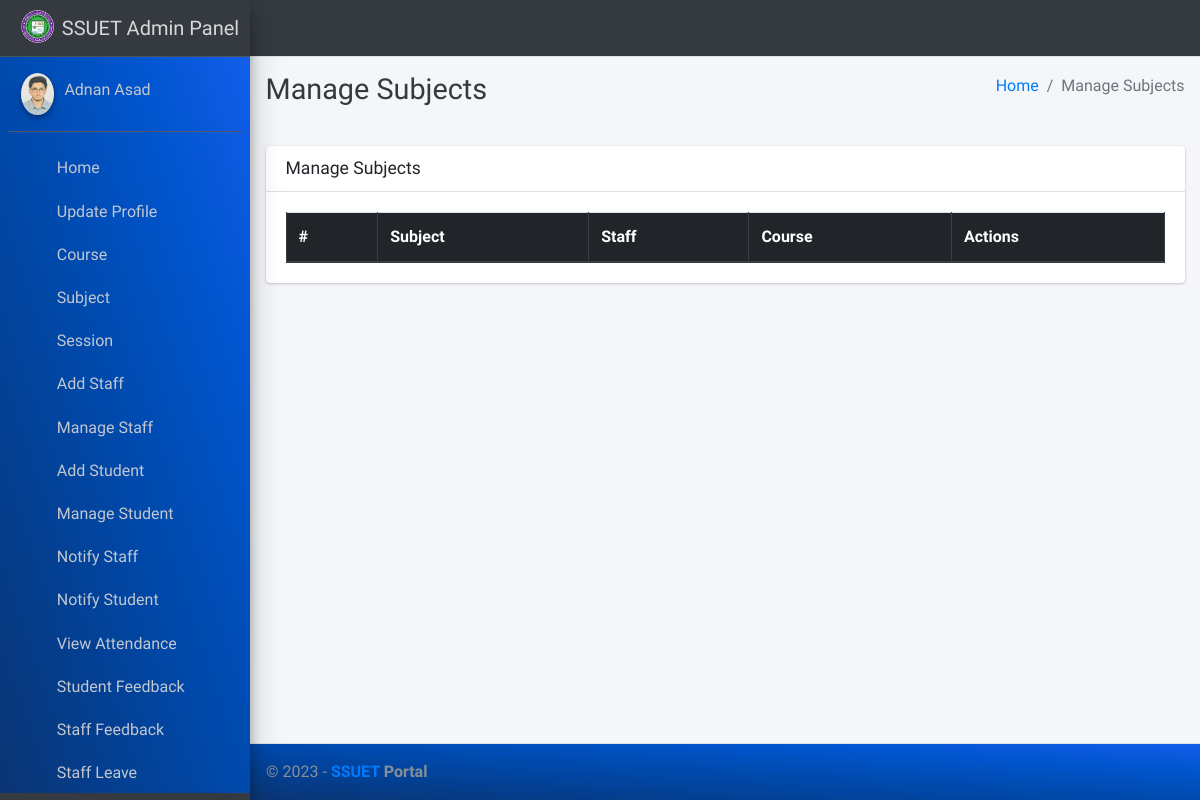
The app's page /subject/manage/ (signed in), older data.
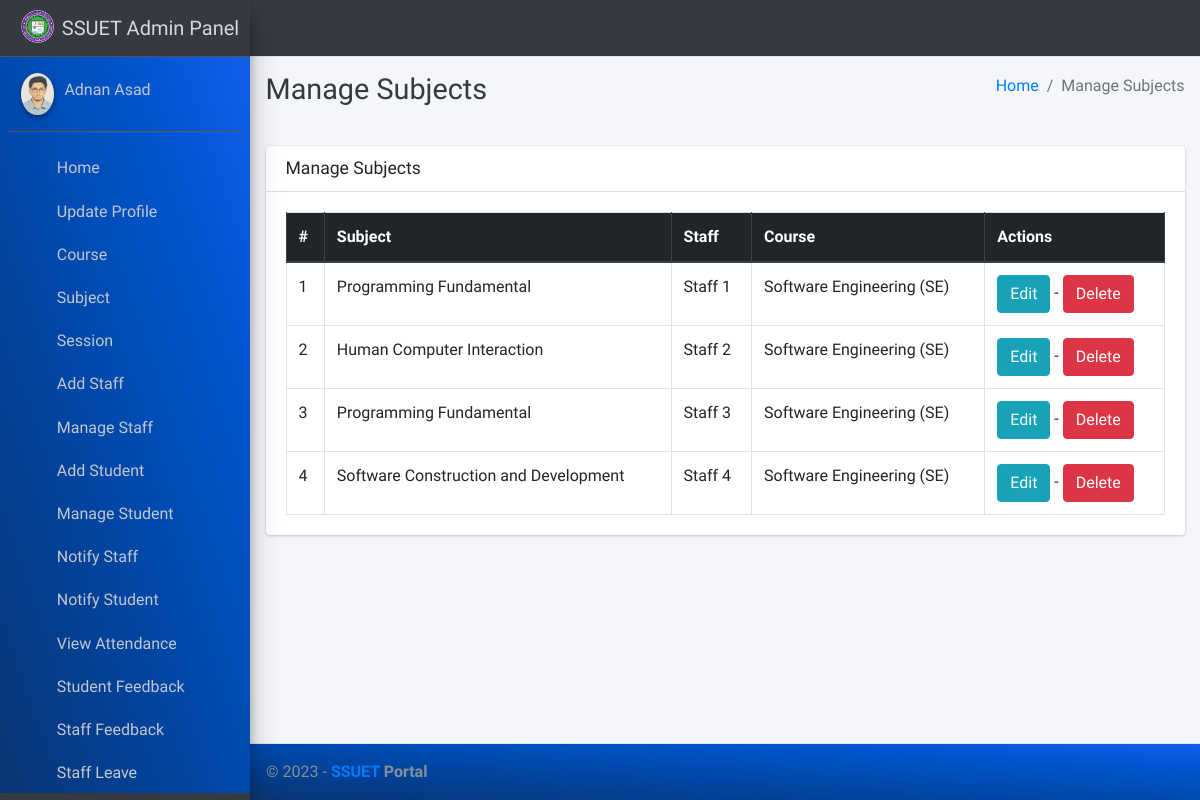
The same page, newer data.
### main_app/models.py (models this page shows, shortened)
class CustomUser(AbstractUser):
    USER_TYPE = ((1, "HOD"), (2, "Staff"), (3, "Student"))
    GENDER = [("M", "Male"), ("F", "Female")]
    username = None  # Removed username, using email instead
    email = models.EmailField(unique=True)
    user_type = models.CharField(default=1, choices=USER_TYPE, max_length=1)
    gender = models.CharField(max_length=1, choices=GENDER)
    profile_pic = models.ImageField()
    address = models.TextField()
    fcm_token = models.TextField(default="")  # For firebase notifications
    created_at = models.DateTimeField(auto_now_add=True)
    updated_at = models.DateTimeField(auto_now=True)
    USERNAME_FIELD = "email"
    REQUIRED_FIELDS = []
    objects = CustomUserManager()
    def __str__(self):
        return  self.first_name + " " + self.last_name

class Subject(models.Model):
    name = models.CharField(max_length=120)
    staff = models.ForeignKey(Staff,on_delete=models.CASCADE,)
    course = models.ForeignKey(Course, on_delete=models.CASCADE)
    updated_at = models.DateTimeField(auto_now=True)
    created_at = models.DateTimeField(auto_now_add=True)

class Staff(models.Model):
    course = models.ForeignKey(Course, on_delete=models.DO_NOTHING, null=True, blank=False)
    admin = models.OneToOneField(CustomUser, on_delete=models.CASCADE)

class Course(models.Model):
    name = models.CharField(max_length=120)
    created_at = models.DateTimeField(auto_now_add=True)
    updated_at = models.DateTimeField(auto_now=True)

### main_app/hod_views.py (the view)
# urls.py: path("subject/manage/", hod_views.manage_subject, name='manage_subject'),
def manage_subject(request):
    subjects = Subject.objects.all()
    context = {
        'subjects': subjects,
        'page_title': 'Manage Subjects'
    }
    return render(request, "hod_template/manage_subject.html", context)

### main_app/templates/hod_template/manage_subject.html
{% extends 'main_app/base.html' %}
{% load static %}
{% block page_title %}{{page_title}}{% endblock page_title %}
{% block content %}
<section class="content">
    <div class="container-fluid">
        <div class="row">
            <div class="col-md-12">
                <div class="card">
                    <div class="card-header">
                        <h3 class="card-title">{{page_title}}</h3>
                    </div>
                    <div class="card-body">
                        <table id="example2" class="table table-bordered table-hover">
                            <thead class="thead-dark">
                                <tr>
                                    <th>#</th>
                                    <th>Subject</th>
                                    <th>Staff</th>
                                    <th>Course</th>
                                    <th>Actions</th>
                                </tr>
                            </thead>
                            <tbody>
                                {% for subject in subjects %}
                                <tr>
                                    <td>{{ forloop.counter }}</td>
                                    <td>{{subject.name}}</td>
                                    <td>{{subject.staff.admin}}</td>
                                    <td>{{subject.course.name}}</td>
                                    <td>
                                        <a href="{% url 'edit_subject' subject.id %}" class="btn btn-info">Edit</a> -
                                        <a href="{% url 'delete_subject' subject.id %}" onclick="return confirm('Are you sure you want to delete this ?')" class="btn btn-danger">Delete</a>
                                    </td>
                                </tr>
                                {% endfor %}
                            </tbody>
                        </table>
                    </div>
                </div>
            </div>
        </div>
    </div>
</section>
{% endblock content %}

### main_app/templates/main_app/base.html (shortened to what this page needs)
{% load static %}
<!DOCTYPE html>
<html>
<head>
    <link rel="stylesheet" href="{% static 'plugins/fontawesome-free/css/all.min.css'%} ">
    <link rel="stylesheet" href="https://code.ionicframework.com/ionicons/2.0.1/css/ionicons.min.css">
    <link rel="stylesheet"
        href="{% static 'plugins/tempusdominus-bootstrap-4/css/tempusdominus-bootstrap-4.min.css'%} ">
    <link rel="stylesheet" href="{% static 'plugins/icheck-bootstrap/icheck-bootstrap.min.css'%} ">
    <link rel="stylesheet" href="{% static 'dist/css/adminlte.min.css'%} ">
    <link rel="stylesheet" href="{% static 'plugins/overlayScrollbars/css/OverlayScrollbars.min.css'%} ">
    <link rel="stylesheet" href="{% static 'plugins/daterangepicker/daterangepicker.css'%} ">
</head>
<body class="hold-transition sidebar-mini layout-fixed" >
    <div class="wrapper" >
        <nav class="main-header navbar navbar-expand navbar-light " style="background-color: #343a40;">
            <ul class="navbar-nav">
                <li class="nav-item">
                    <a class="nav-link" data-widget="pushmenu" href="#"><i  style="color: white;" class="fas fa-bars"></i></a>
                </li>
            </ul>
        </nav>
        {% include "main_app/sidebar_template.html" with user=user %}
        <div class="content-wrapper">
            <div class="content-header">
                <div class="container-fluid">
                    <div class="row mb-2">
                        <div class="col-sm-6">
                            <h1 class="m-0 text-dark">{% block page_title %}{% endblock page_title %}</h1>
                        </div>
                        <div class="col-sm-6">
                            <ol class="breadcrumb float-sm-right">
                                <li class="breadcrumb-item"><a href="#">Home</a></li>
                                <li class="breadcrumb-item active">{{ page_title }}</li>
                            </ol>
                        </div>
                    </div>
                </div>
            </div>
<section class="content">
    <div class="container-fluid">
        <div class="row">
            <div class="col-md-12">
            </div></div></div></section>
            {% block content %}
            {% endblock content %}
        </div>
        {% include "main_app/footer.html" %}
    </div>
</body>
</html>

### main_app/templates/main_app/sidebar_template.html (shortened to what this page needs)
{% load static %}
<aside class="main-sidebar sidebar-dark-info elevation-4">
    {% if request.user.user_type == '1' %}
    <a href="{% url 'admin_home' %}" class="brand-link">
        <img src="{% static 'dist/img/virusx.png' %} " alt="SSUET LOGO"
            class="brand-image " >
        <span class="brand-text font-weight-light" >SSUET Admin Panel</span>
    </a>
    <div class="sidebar" style="background-image: linear-gradient(to right top, #0b3574, #033f91, #004aae, #0054cc, #125eeb);">
        <div class="user-panel mt-3 pb-3 mb-3 d-flex">
            <div class="image">
                <img src="{{ request.user.profile_pic}}" class="img-circle elevation-2" alt="User Image">
            </div>
            <div class="info">
                <a href="#" class="d-block">{{user}}</a>
            </div>
        </div>
        <nav class="mt-2">
            <ul class="nav nav-pills nav-sidebar flex-column" data-widget="treeview" role="menu" data-accordion="false">
                <li class="nav-item">
                    {% url 'admin_home' as admin_home %}
                    <a href="{{admin_home}}" class="nav-link {% if admin_home == request.path %} active {% endif %}">
                        <i class="nav-icon fas fa-home"></i>
                        <p>
                            Home
                        </p>
                    </a>
                </li>
                <li class="nav-item">
                    {% url 'admin_view_profile' as admin_view_profile %}
                    <a href="{{admin_view_profile}}"
                        class="nav-link {% if admin_view_profile == request.path %} active {% endif %}">
                        <i class="nav-icon fas fa-address-card"></i>
                        <p>
                            Update Profile
                        </p>
                    </a>
                </li>
                <li class="nav-item has-treeview">
                    <a href="#" class="nav-link" >
                        <i class="nav-icon fas fa-bookmark"></i>
                        <p>
                            Course
                            <i class="fas fa-angle-left right"></i>
                        </p>
                    </a>
                </li>
                <li class="nav-item has-treeview">
                    <a href="#" class="nav-link">
                        <i class="nav-icon fas fa-book"></i>
                        <p>
                            Subject
                            <i class="fas fa-angle-left right"></i>
                        </p>
                    </a>
                </li>
                <li class="nav-item has-treeview">
                    <a href="#" class="nav-link">
                        <i  class="nav-icon fas fa-clock"></i>
                        <p>
                            Session
                            <i class="fas fa-angle-left right"></i>
                        </p>
                    </a>
                </li>
                <li class="nav-item">
                    {% url 'add_staff' as add_staff %}
                    <a href="{{add_staff}}" class="nav-link {% if add_staff == request.path %} active {% endif %}">
                        <i class="nav-icon fas fa-user-plus"></i>
                        <p>
                            Add Staff
                        </p>
                    </a>
                </li>
                <li class="nav-item">
                    {% url 'manage_staff' as manage_staff %}
                    {% url 'edit_staff' staff_id as edit_staff %}
                    <a href="{{manage_staff}}"
                        class="nav-link {% if manage_staff == request.path or request.path == edit_staff %} active {% endif %}">
                        <i class="nav-icon fas fa-th"></i>
                        <p>
                            Manage Staff
                        </p>
                    </a>
                </li>
                <li class="nav-item">
                    {% url 'add_student' as add_student%}
                    <a href="{{add_student}}" class="nav-link  {% if add_student == request.path %} active {% endif %}">
                        <i class="nav-icon fas fa-user-plus"></i>
                        <p>
                            Add Student
                        </p>
                    </a>
                </li>
                <li class="nav-item">
                    {% url 'manage_student' as manage_student %}
                    {% url 'edit_student' student_id as edit_student %}
                    <a href="{{manage_student}}"
                        class="nav-link  {% if edit_student == request.path or manage_student == request.path %} active {% endif %}">
                        <i class="nav-icon fas fa-th"></i>
                        <p>
                            Manage Student
                        </p>
                    </a>
                </li>
                <li class="nav-item">
                    {% url 'admin_notify_staff' as admin_notify_staff %}
                    <a href="{{admin_notify_staff}}"
                        class="nav-link {% if admin_notify_staff == request.path %} active {% endif %}">
                        <i class="nav-icon fas fa-bullhorn"></i>
                        <p>
                            Notify Staff
                        </p>
                    </a>
                </li>
                <li class="nav-item">
                    {% url 'admin_notify_student' as admin_notify_student %}
                    <a href="{{admin_notify_student}}"
                        class="nav-link {% if admin_notify_student == request.path %} active {% endif %}">
                        <i class="nav-icon fas fa-bullhorn"></i>
                        <p>
                            Notify Student
                        </p>
                    </a>
                </li>
                <li class="nav-item">
                    {% url 'admin_view_attendance' as admin_view_attendance %}
                <li class="nav-item">
                    <a href="{{admin_view_attendance}}"
                        class="nav-link  {% if admin_view_attendance == request.path %} active {% endif %}">
                        <i class="nav-icon fas fa-calendar-alt"></i>
                        <p>
                            View Attendance
                        </p>
                    </a>
                </li>
                <li class="nav-item">
                    {% url 'student_feedback_message' as student_feedback_message %}
                    <a href="{{ student_feedback_message }}"
                        class="nav-link  {% if student_feedback_message == request.path %} active {% endif %}">
                        <i class="nav-icon fas fa-comment-alt"></i>
                        <p>
                            Student Feedback
                        </p>
                    </a>
                </li>
                <li class="nav-item">
                    {% url 'staff_feedback_message' as staff_feedback_message %}
                    <a href="{{staff_feedback_message}}"
                        class="nav-link   {% if staff_feedback_message == request.path %} active {% endif %}">
                        <i  class="nav-icon fas fa-comment"></i>
                        <p>
                            Staff Feedback
                        </p>
                    </a>
                </li>
                <li class="nav-item">
                    {% url 'view_staff_leave' as view_staff_leave %}
                    <a href="{{view_staff_leave}}"
                        class="nav-link  {% if view_staff_leave == request.path %} active {% endif %}">
                        <i  class="nav-icon fas fa-check-double"></i>
                        <p>
                            Staff Leave
                        </p>
                    </a>
                </li>
                                        {% endif %}
                                    </ul>
                                </nav>
                            </div>
</aside>

### main_app/templates/main_app/footer.html
<footer class="main-footer" style="background-image: linear-gradient(to right top, #0b3574, #033f91, #004aae, #0054cc, #125eeb);">
    &copy; {% now "Y" %} - <strong><span><a href="https://www.ssuet.edu.pk/">SSUET</a></span> Portal</strong>
</footer>

Row changes from the older to the newer data that the page shows:
added Subject: name "Programming Fundamental", staff.admin "Staff 1", course.name "Software Engineering (SE)"
added Subject: name "Human Computer Interaction", staff.admin "Staff 2", course.name "Software Engineering (SE)"
added Subject: name "Programming Fundamental", staff.admin "Staff 3", course.name "Software Engineering (SE)"
added Subject: name "Software Construction and Development", staff.admin "Staff 4", course.name "Software Engineering (SE)"
